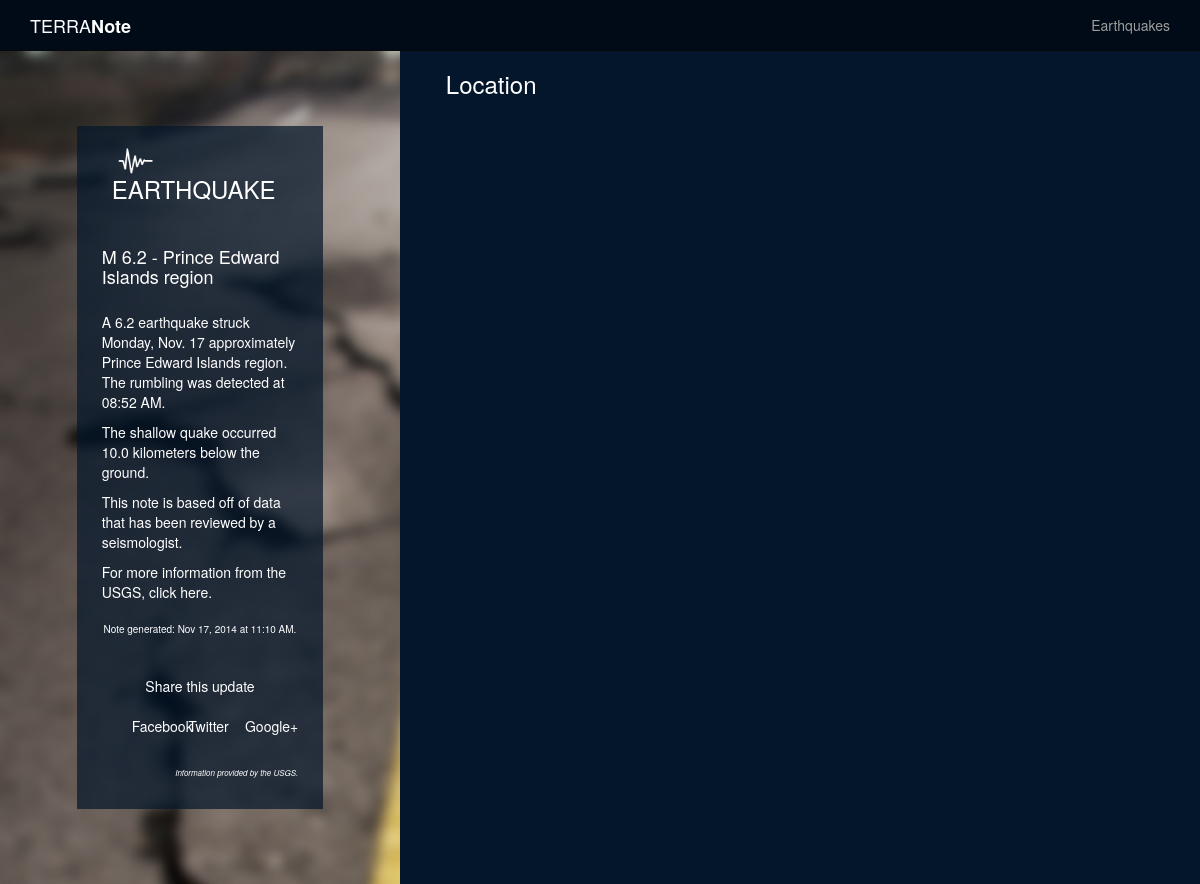
The app's page /note_example, older data.
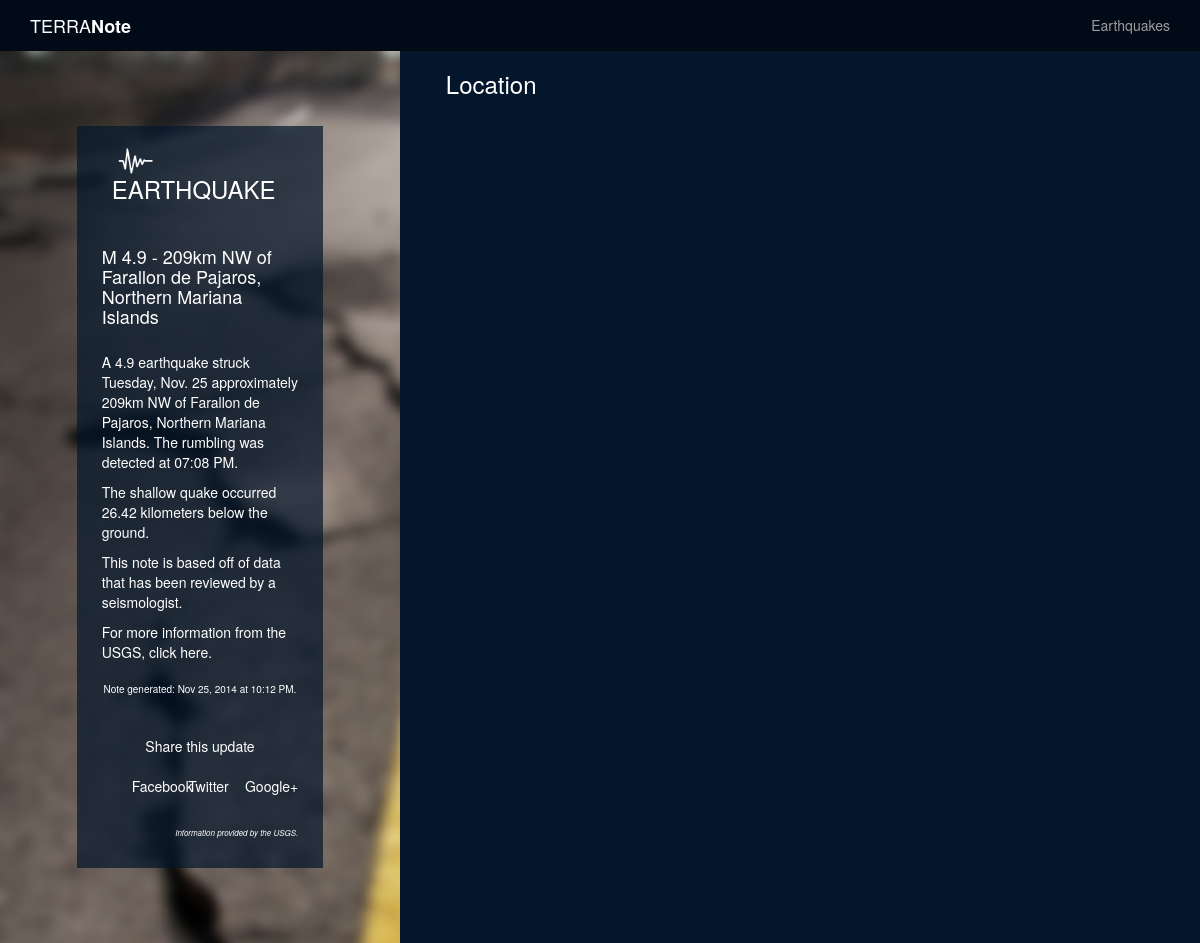
The same page, newer data.
### model.py (models this page shows)
class Quake(Base):
    __tablename__ = "quakes"
    quake_id = Column(String(50), primary_key = True)
    quake_title = Column(String, nullable = False)
    quake_type = Column(String(25), nullable = False)
    magnitude = Column(Float, nullable = False)
    place = Column(String, nullable = False)
    latitude = Column(Float, nullable = False)
    longitude = Column(Float, nullable = False)
    depth = Column(Float, nullable = False)
    quake_datetime = Column(DateTime, nullable = False)
    url = Column(String, nullable = False)
    seismictype = Column(String, nullable = False)
    status = Column(String, nullable = False)
    felt = Column(Integer, nullable = True)
    tsunami = Column(Integer, nullable = True)
    recordtime = Column(DateTime, nullable = False)

### note.py (the view)
@app.route("/note_example")
def note():
	quake = db_session.query(Quake).order_by(Quake.quake_datetime.desc()).first()
	return render_template("quake.html", quake=quake)

### templates/quake.html (shortened to what this page needs)
{% extends 'base.html' %}
{% block body %}
<div class="notepage">
	<div class="col-sm-4" id="quake-background">
		<div class="col-sm-2"></div>
			<div class="col-sm-8"  id="note-background">
				<div class="note">
					{% if quake.seismictype == 'earthquake' %}
						<div class="row">
							<div class="header">
								<img class="icon" src="/static/images/quake-icon.png"/>
								<h3 class="type">EARTHQUAKE</h3>
							</div>
						</div>
						<div class="headline">
							<h4>{{ quake.quake_title }}</h4>
						</div>
						<div class="summary">
							<p>A {{ quake.magnitude }} earthquake struck {{ quake.quake_datetime.strftime('%A') }}, {{ quake.quake_datetime.strftime('%b. %d') }} approximately {{ quake.place }}. The rumbling was detected at {{ quake.quake_datetime.strftime('%I:%M %p') }}.
								{% if quake.depth <= 70 %}
									<p>The shallow quake occurred {{ quake.depth }} kilometers below the ground.</p>
									{% elif quake.depth > 300 %}
									<p>The deep quake occurred {{ quake.depth }} kilometers below the earth's surface.</p>
									{% else %}
									<p>The quake happened {{ quake.depth }} kilometers below the ground.</p>
								{% endif %}
							<div class="review_status">
								{% if quake.status == 'automatic' %}
								<p>This note is based off of computer-generated data and has not yet been reviewed by a seismologist.</p>
								{% else %}
								<p>This note is based off of data that has been reviewed by a seismologist.</p>
								{% endif %}
								<p>For more information from the USGS, click <a href="{{ quake.url }}">here.</a></p>
							</div>
						</div>
						{% endif %}
					<div class="post-time">
						Note generated: {{ quake.recordtime.strftime('%b %d, %Y at %I:%M %p') }}.
					</div>
					<div class="share">
						<div class="row" id="share">
						Share this update
						</div>
						<div class="row">
							<div class="col-sm-1"></div>
							<div class="col-sm-3">Facebook</div>
							<div class="col-sm-3">Twitter</div>
							<div class="col-sm-3">Google+</div>
							<div class="col-sm-2"></div>
						</div>
					</div>
					<div class="attribution">
						<em>Information provided by the USGS.</em>
					</div>
				</div>
			</div>
		<div class="col-sm-2"></div>
	</div>
	<div class="col-sm-4">
		<div class="col-sm-1"></div>
			<div class="col-sm-10">
				<div class="row">
					<h3>Location</h3>
				</div>
				<div class="row">
					<div id="map_canvas"></div>
				</div>
			</div>
		<div class="col-sm-1"></div>
	</div>
	<div class="col-sm-4">
		<div class="col-sm-2"></div>
			<div class="col-sm-8">
		<div class="col-sm-2"></div>
	</div>
</div>
{% endblock %}

### templates/base.html (shortened to what this page needs)
<html>
    <head>
        <link href="/static/bootstrap/css/bootstrap.min.css" rel="stylesheet">
        <link href="/static/note.css" rel="stylesheet">
        <div class="navbar navbar-inverse navbar-static-top">
            <div class="container">
                <div class="navbar-header">
                    <img src=""><a class="navbar-brand" href="/">TERRA<strong>Note</strong></a>
                </div>
                <div class="navbar-collapse collapse">
                    <ul class="nav navbar-nav navbar-right">
                            <li> <a href="/quakes">Earthquakes</a></li>
                    </ul>
                </div>
            </div>
        </div>
    </head>
    <body>
        {% block body %}
        {% endblock %}
    </body>
</html>

### static/note.css (style rules this page uses)
body { background-color: #04162b; color: #FFFFFF }
.navbar { margin-bottom: 0px; }
.navbar-inverse { background-color: #000b17; }
.navbar-inverse .navbar-brand { color: #FFFFFF; }
.note { padding-left: 10px; padding-right: 10px; padding-bottom: 20px; color: #FFFFFF; }
.header { margin-bottom: 25px; }
img.icon { height: 30px; padding-right: 30px; padding-left: 30px; float: left; }
.type { margin-left: 25px; padding-top: 5px; }
.headline { margin-top: 20px; margin-bottom: 25px; }
.post-time { text-align: center; padding-top: 10px; padding-bottom: 10px; font-size: 10px; }
.share { padding-top: 10px; padding-bottom: 10px; text-align: center; }
.attribution { text-align: right; padding-top: 20px; padding-bottom: 10px; font-size: 8px; }
#map_canvas { height: 400px; width: 100%; }
#quake-background { background-image: url("/static/images/quake-blur-sfw.jpg"); }
#note-background { margin-top: 75px; margin-bottom: 75px; background: rgba(4, 22, 43, 0.7); }
#share { padding-top: 20px; padding-bottom: 20px; text-align: center; }
a { color:inherit; text-decoration: none; }

Row changes from the older to the newer data that the page shows:
no longer on this page (row unchanged): Quake: quake_title "M 6.2 - Prince Edward Islands region", magnitude "6.2", quake_datetime "Monday", quake_datetime "Nov. 17", place "Prince Edward Islands region", quake_datetime "08:52 AM", depth "10.0", recordtime "Nov 17, 2014 at 11:10 AM"
added Quake: quake_title "M 4.9 - 209km NW of Farallon de Pajaros, Northern Mariana Islands", magnitude "4.9", quake_datetime "Tuesday", quake_datetime "Nov. 25", place "209km NW of Farallon de Pajaros, Northern Mariana Islands", quake_datetime "07:08 PM", depth "26.42", recordtime "Nov 25, 2014 at 10:12 PM"
